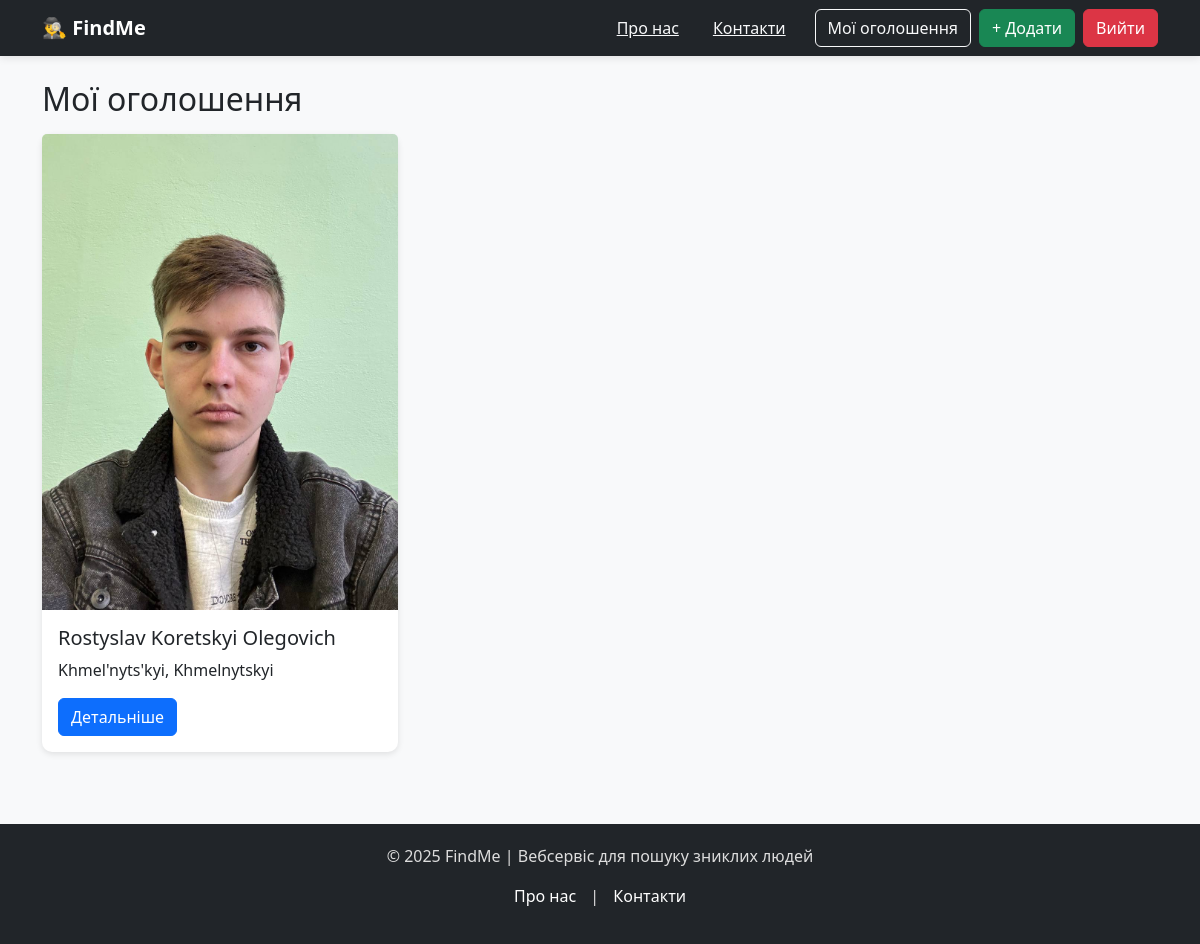
Before: /my-posts/ (signed in) with the older database file.
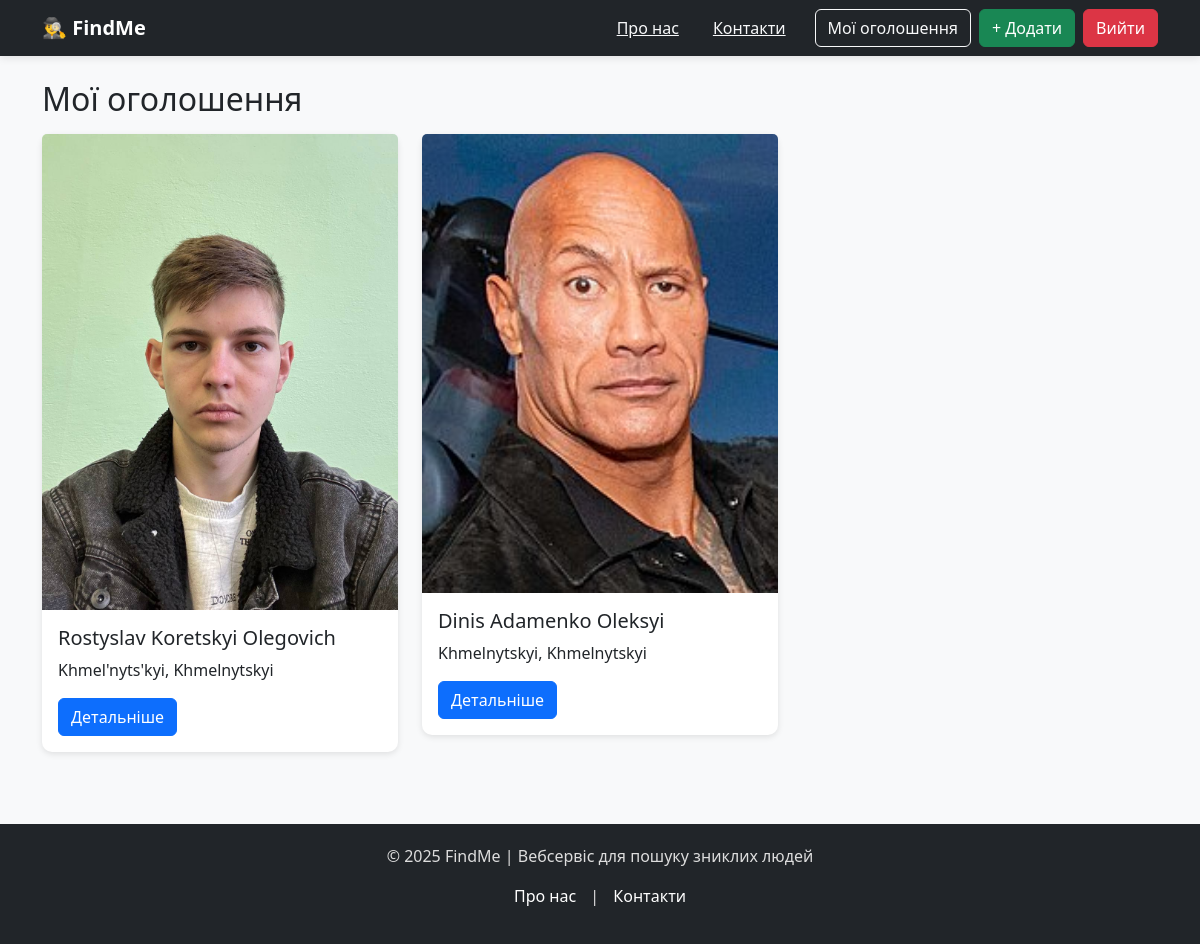
After: the same page with the newer database file.
### missing_persons/models.py (models this page shows, shortened)
class MissingPerson(models.Model):
    STATUS_CHOICES = [
        ('active', 'Активне'),
        ('found', 'Знайдено'),
        ('archived', 'Архівовано'),
    ]
    user = models.ForeignKey(User, on_delete=models.CASCADE)
    full_name = models.CharField(max_length=150)
    birth_date = models.DateField(null=True, blank=True)
    missing_date = models.DateField()
    region = models.CharField(max_length=100)
    city = models.CharField(max_length=100)
    description = models.TextField()
    photo = models.ImageField(upload_to='missing_persons/', blank=True, null=True)
    status = models.CharField(max_length=20, choices=STATUS_CHOICES, default='active')
    created_at = models.DateTimeField(auto_now_add=True)

### missing_persons/views.py (the view)
# urls.py: path('my-posts/', mp_views.my_posts, name='my_posts'),
@login_required
def my_posts(request):
    persons = MissingPerson.objects.filter(user=request.user)
    return render(request, 'my_posts.html', {'persons': persons})

### templates/my_posts.html
{% extends 'base.html' %}
{% block content %}
<h2>Мої оголошення</h2>
{% if persons %}
  <div class="row mt-3">
    {% for p in persons %}
    <div class="col-md-4 mb-4">
      <div class="card">
        {% if p.photo %}
        <img src="{{ p.photo.url }}" class="card-img-top" alt="{{ p.full_name }}">
        {% endif %}
        <div class="card-body">
          <h5>{{ p.full_name }}</h5>
          <p>{{ p.city }}, {{ p.region }}</p>
          <a href="{% url 'missing_detail' p.pk %}" class="btn btn-primary">Детальніше</a>
        </div>
      </div>
    </div>
    {% endfor %}
  </div>
{% else %}
  <p>У вас ще немає створених оголошень.</p>
{% endif %}
{% endblock %}

Changed rows visible on the page:
added MissingPerson: photo (picture), full_name "Dinis Adamenko Oleksyi", city "Khmelnytskyi", region "Khmelnytskyi"
